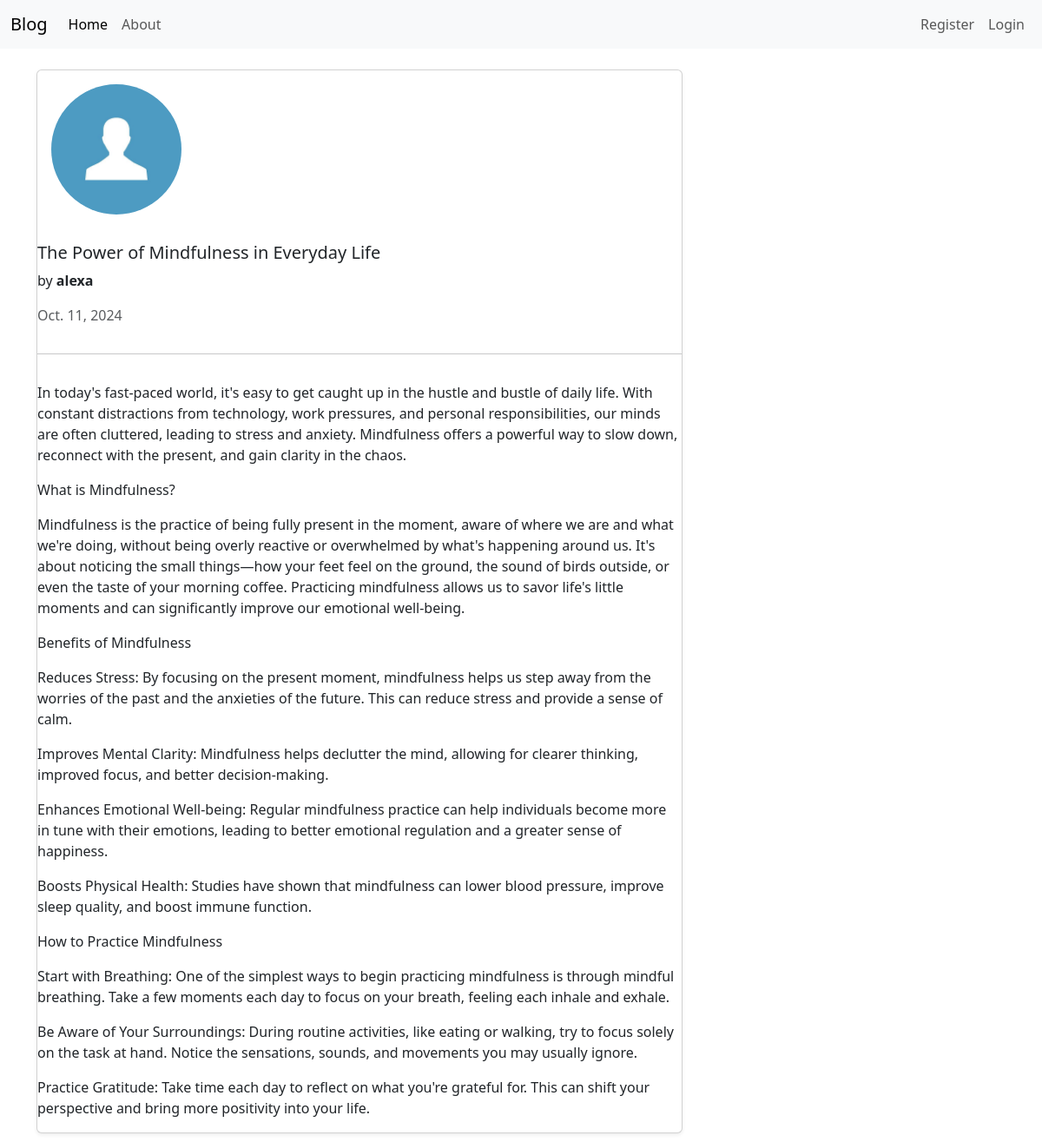
The app's page /blogdetail/3/ with its own data.
### blogmain/models.py (models this page shows, shortened)
class blogs(models.Model):
    user = models.ForeignKey(User, on_delete=models.CASCADE, null=True)
    title = models.CharField(max_length= 100)
    post = models.TextField()
    date_created = models.DateField(auto_now_add=True)

### user/models.py (models this page shows, shortened)
class profile(models.Model):
    user = models.OneToOneField(User, on_delete=models.CASCADE)
    image = models.ImageField(default="default.jpg", upload_to='profile_pics')

### blogmain/views.py (the view)
# urls.py: path('blogdetail/<int:pk>/', blogDetail.as_view(), name = "detail"),
class blogDetail(DetailView):
    model = blogs

### blogmain/templates/blogmain/blogs_detail.html (shortened to what this page needs)
{% extends "blogmain/base.html" %}
{% block content %}
<div class="container mt-4">
    <div class="col-md-8 mb-4">
        <div class="card shadow-sm">
            <div class="card-body">
                <img src="{{ object.user.profile.image.url }}" alt="Profile Picture" class="rounded-circle img-fluid mb-3" style="width: 150px;">
                </div>
                <h5 class="card-title">{{ object.title }}</h5>
                <p class="card-text">by <strong>{{ object.user.username }}</strong></p>
                <p class="card-text text-muted">{{ object.date_created }}</p>
                <hr>
                <div class="post-content">
                    <p>{{ object.post|linebreaks }}</p>
                </div>
            </div>
        </div>
    </div>
{% endblock %}

### records on screen
blogs: user.profile.image (placeholder picture), title "The Power of Mindfulness in Everyday Life", user.username "alexa", date_created "Oct. 11, 2024", post "In today's fast-paced world, it's easy to get caught up in the hustle and bustle of daily life. With constant distractions from technology, work pressures, and personal responsibilities, our minds are often cluttered, leading to stress and anxiety. Mindfulness offers a powerful way to slow down, reconnect with the present, and gain clarity in the chaos. What is Mindfulness? Mindfulness is the practice of being fully present in the moment, aware of where we are and what we're doing, without being overly reactive or overwhelmed by what's happening around us. It's about noticing the small things—how your feet feel on the ground, the sound of birds outside, or even the taste of your morning…"
